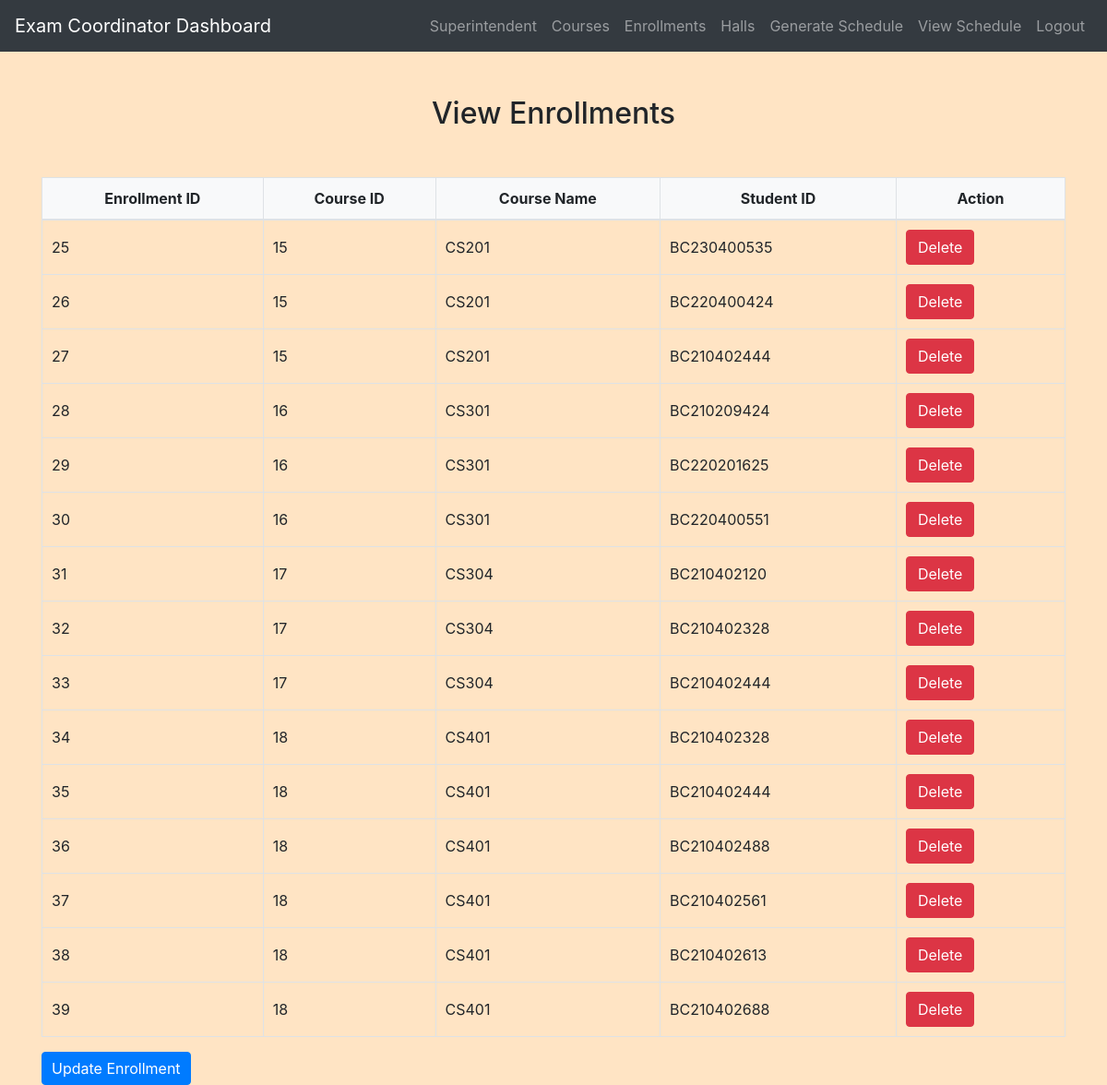
The page /exam_coordinator/view_enrollments.php (signed in) on the database as committed earlier.
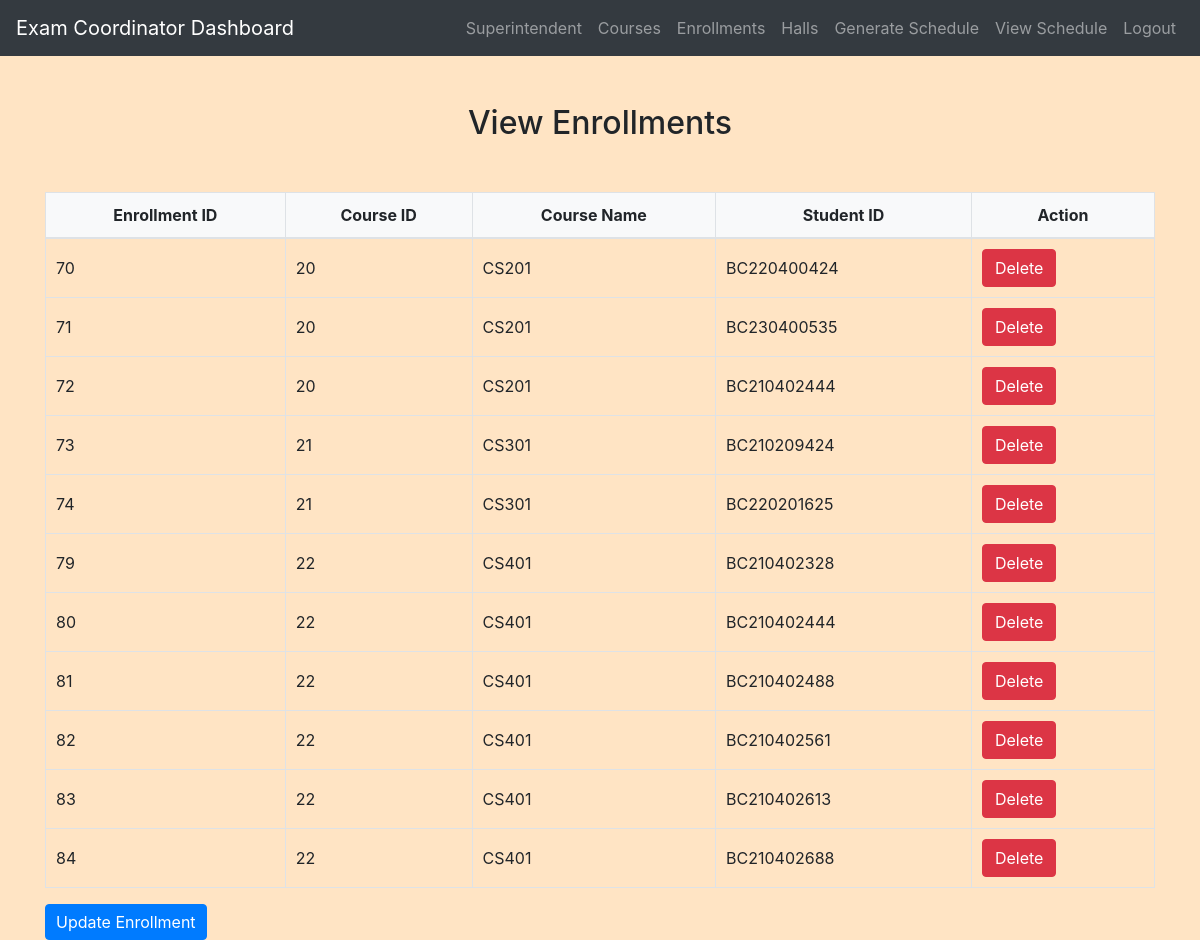
The same page on the database as committed later.
### tables this page shows
CREATE TABLE `enrollments` (
  `enrollment_id` int(11) NOT NULL,
  `course_id` int(11) NOT NULL,
  `student_id` varchar(50) NOT NULL,
  `enroll_date` timestamp NOT NULL DEFAULT current_timestamp()
);

CREATE TABLE `courses` (
  `course_id` int(11) NOT NULL,
  `course_code` varchar(255) NOT NULL,
  `course_name` varchar(255) NOT NULL,
  `faculty_id` int(11) DEFAULT NULL
);

### exam_coordinator/view_enrollments.php (the view, shortened to what this page needs)
<?php
include('config.php');
$sql = "SELECT e.enrollment_id, e.course_id, c.course_name, e.student_id
        FROM Enrollments e
        INNER JOIN Courses c ON e.course_id = c.course_id
        ORDER BY e.course_id, e.enrollment_id";
$result = $conn->query($sql);
?>
<!DOCTYPE html>
<html>
<head>
    <link rel="stylesheet" href="https://maxcdn.bootstrapcdn.com/bootstrap/4.5.2/css/bootstrap.min.css">
    <link rel="stylesheet" href="../css/style.css">
</head>
<body>
<?php include('navbar.php'); ?>
<div class="container mt-5">
    <h2>View Enrollments</h2>
    <div class="table-responsive">
        <table class="table table-bordered">
            <thead>
                <tr>
                    <th>Enrollment ID</th>
                    <th>Course ID</th>
                    <th>Course Name</th>
                    <th>Student ID</th>
                    <th>Action</th>
                </tr>
            </thead>
            <tbody>
    <?php
    if ($result->num_rows > 0) {
        while ($row = $result->fetch_assoc()) {
            echo "<tr>";
            echo "<td>{$row['enrollment_id']}</td>";
            echo "<td>{$row['course_id']}</td>";
            echo "<td>{$row['course_name']}</td>";
            echo "<td>{$row['student_id']}</td>";
            echo "<td>
                    <form method='POST' action='delete_enrollment.php' onsubmit='return confirm(\"Are you sure you want to delete this enrollment?\");'>
                        <input type='hidden' name='enrollment_id' value='{$row['enrollment_id']}'>
                        <button type='submit' class='btn btn-danger'>Delete</button>
                    </form>
                  </td>";
            echo "</tr>";
        }
    } else {
        echo "<tr><td colspan='5'>No enrollments found</td></tr>";
    }
    ?>
</tbody>
        </table>
    </div>
    <a class="btn btn-primary" href="update_enrollment.php">Update Enrollment</a>
</div>
</body>
</html>

Rows that differ between the two databases and show on the page:
removed enrollments: enrollment_id "25", course "15", course.course_name "CS201", student "BC230400535"
removed enrollments: enrollment_id "26", course "15", course.course_name "CS201", student "BC220400424"
removed enrollments: enrollment_id "27", course "15", course.course_name "CS201", student "BC210402444"
removed enrollments: enrollment_id "28", course "16", course.course_name "CS301", student "BC210209424"
removed enrollments: enrollment_id "29", course "16", course.course_name "CS301", student "BC220201625"
removed enrollments: enrollment_id "30", course "16", course.course_name "CS301", student "BC220400551"
removed enrollments: enrollment_id "31", course "17", course.course_name "CS304", student "BC210402120"
removed enrollments: enrollment_id "32", course "17", course.course_name "CS304", student "BC210402328"
removed enrollments: enrollment_id "33", course "17", course.course_name "CS304", student "BC210402444"
removed enrollments: enrollment_id "34", course "18", course.course_name "CS401", student "BC210402328"
removed enrollments: enrollment_id "35", course "18", course.course_name "CS401", student "BC210402444"
removed enrollments: enrollment_id "36", course "18", course.course_name "CS401", student "BC210402488"
removed enrollments: enrollment_id "37", course "18", course.course_name "CS401", student "BC210402561"
removed enrollments: enrollment_id "38", course "18", course.course_name "CS401", student "BC210402613"
removed enrollments: enrollment_id "39", course "18", course.course_name "CS401", student "BC210402688"
added enrollments: enrollment_id "70", course "20", course.course_name "CS201", student "BC220400424"
added enrollments: enrollment_id "71", course "20", course.course_name "CS201", student "BC230400535"
added enrollments: enrollment_id "72", course "20", course.course_name "CS201", student "BC210402444"
added enrollments: enrollment_id "73", course "21", course.course_name "CS301", student "BC210209424"
added enrollments: enrollment_id "74", course "21", course.course_name "CS301", student "BC220201625"
added enrollments: enrollment_id "79", course "22", course.course_name "CS401", student "BC210402328"
added enrollments: enrollment_id "80", course "22", course.course_name "CS401", student "BC210402444"
added enrollments: enrollment_id "81", course "22", course.course_name "CS401", student "BC210402488"
added enrollments: enrollment_id "82", course "22", course.course_name "CS401", student "BC210402561"
added enrollments: enrollment_id "83", course "22", course.course_name "CS401", student "BC210402613"
added enrollments: enrollment_id "84", course "22", course.course_name "CS401", student "BC210402688"
